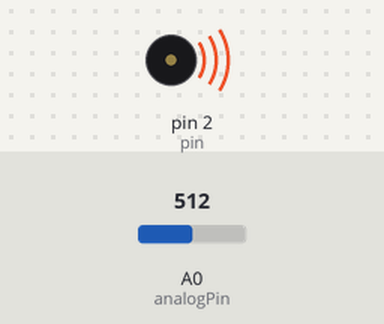
The sketch below on a simulated Arduino Uno, built with avr-gcc and run on an emulated ATmega328P. Shown: buzzer (waves = sounding). The test bench sets the inputs (shaded band); at power-on: A0 (analogPin) = 512. What the sketch prints to the serial monitor is not drawn.

Above: at 0.05 s.
Timing chart, 0 to 3.0 s (numbered marks = the images above):
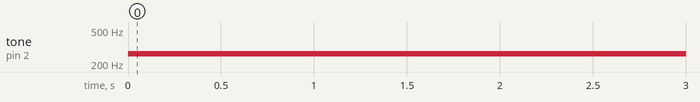

Measured:
- by itself, tone on pin 2 (pin): silent → 262 Hz at 0.00 s

The sketch:

test.ino
```cpp
int analogPin = A0;
int melo = 500;
int pin = 2;
void setup()
{
    Serial.begin(9600);
}

void loop()
{
	float flex_val = analogRead( analogPin );
	Serial.println(flex_val);
	if(flex_val < 710)
    {
        tone(pin,262,melo); //ド
    }
    else if(flex_val > 700 && flex_val < 750)
    {
        tone(pin,294,melo); //レ
    }
    else if(flex_val > 750 && flex_val < 800)
    {
        tone(pin,330,melo); //ミ
    }
    else if(flex_val > 800 && flex_val < 850)
    {
        tone(pin,349,melo); //ファ
    }
    else
    {
        tone(pin,392,melo); //ソ
    }
	delay( melo );
}
```
